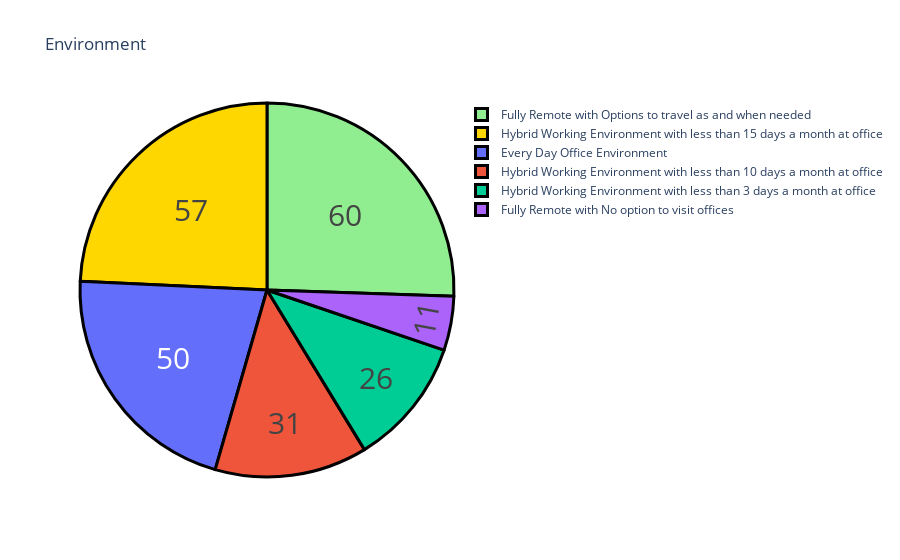

The cell this chart's notebook holds for it:
### Code cell
asp3=data["What is the most preferred working environment for you."].value_counts()
label=asp3.index
counts=asp3.values
colors=['lightgreen','gold']
fig=go.Figure(data=[go.Pie(labels=label,values=counts)])
fig.update_layout(title_text='Environment')
fig.update_traces(hoverinfo='label+percent', 
                  textinfo='value', textfont_size=30,
                  marker=dict(colors=colors, 
                              line=dict(color='black', width=3)))
fig.show()

### Figure 1 — Plotly figure (JSON) as saved in the notebook; plotly's stock layout.template omitted (floating-point values rounded to 4 significant figures)
{"data": [{"hoverinfo": "label+percent", "labels": ["Fully Remote with Options to travel as and when needed", "Hybrid Working Environment with less than 15 days a month at office", "Every Day Office Environment", "Hybrid Working Environment with less than 10 days a month at office", "Hybrid Working Environment with less than 3 days a month at office", "Fully Remote with No option to visit offices"], "marker": {"colors": ["lightgreen", "gold"], "line": {"color": "black", "width": 3}}, "textfont": {"size": 30}, "textinfo": "value", "type": "pie", "values": [60, 57, 50, 31, 26, 11]}], "layout": {"title": {"text": "Environment"}}}
